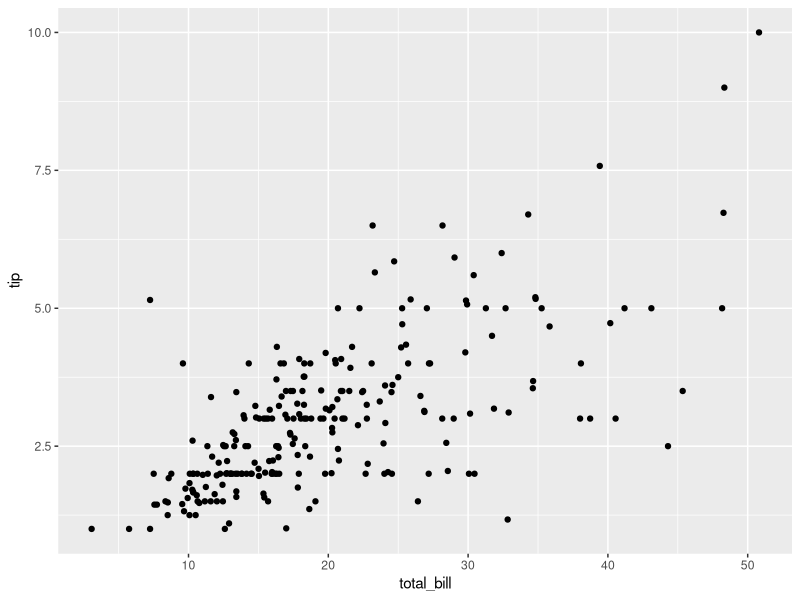
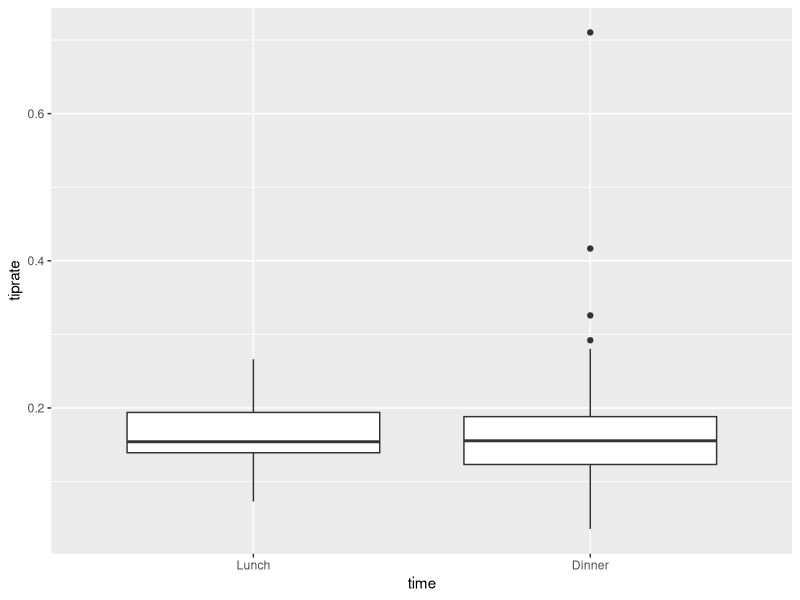
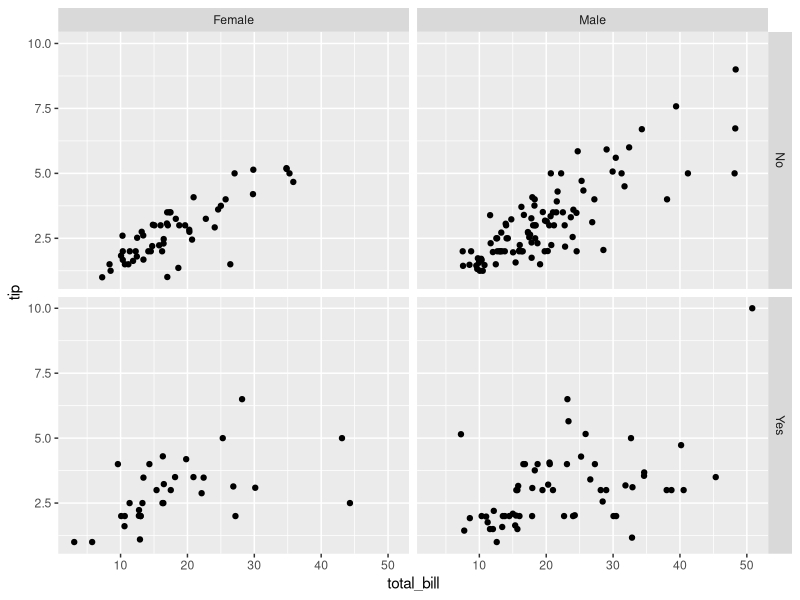
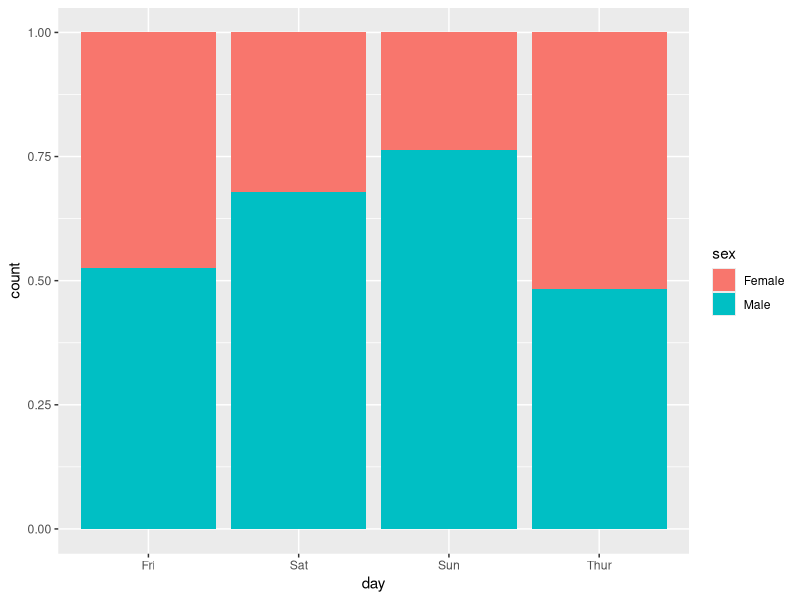

Write the R code that produced these figures, in order.
## ---- chunk 1
knitr::opts_chunk$set(echo = TRUE)
library(ggplot2)
data(tips, package="reshape2")
head(tips)
## ---- chunk 2
numParty <- nrow(tips)
numParty
## ---- chunk 3
str(tips)
## ---- chunk 4
day <- factor(tips$day,levels = c("Thur","Fri","Sat","Sun"))
table(day)
## ---- chunk 5
female5 <- tips[which(tips$sex=='Female'&tips$size>=5),]
female5
## ---- chunk 6
ggplot(tips,aes(x=total_bill, y=tip)) + geom_point()
## ---- chunk 7
tips$tiprate <- tips$tip/tips$total_bill
mean(tips$tiprate)
## ---- chunk 8
tips$time <- factor(tips$time, levels = c("Lunch","Dinner"))
ggplot(tips, aes(x=time, y=tiprate)) + geom_boxplot()
## ---- chunk 9
ggplot(tips, aes(x=total_bill, y=tip)) + geom_point() + facet_grid(smoker~sex)
## ---- chunk 10
ggplot(tips, aes(x=day, fill = sex)) + geom_bar(position = "fill")
